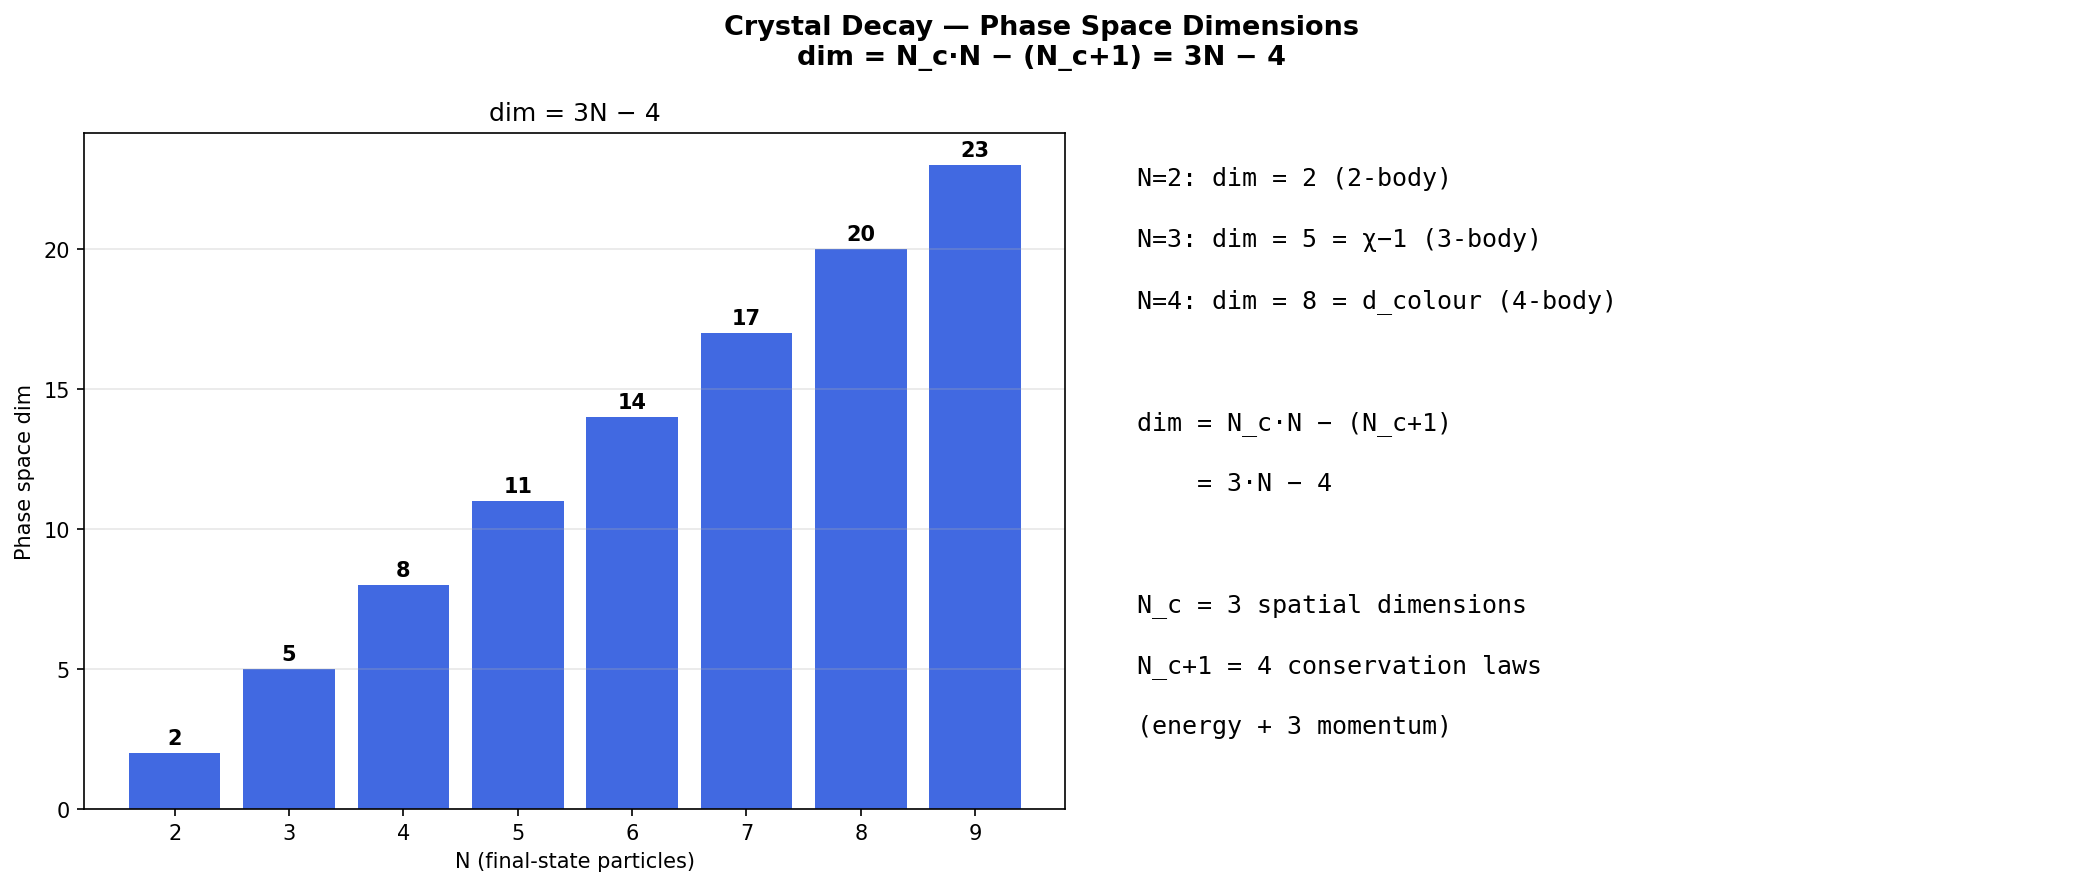

Python code for this plot:
#!/usr/bin/env python3
"""Crystal Decay — Phase Space Dimensions: 3N−4 = N_c·N−(N_c+1)"""
import crystal_toe as ct
import numpy as np
import matplotlib.pyplot as plt

toe = ct.Toe(); dc = toe.decay()
n_final = list(range(2, 10))
dims = [dc.phase_space_dim(n) for n in n_final]

fig, axes = plt.subplots(1, 2, figsize=(14, 6))
fig.suptitle("Crystal Decay — Phase Space Dimensions\ndim = N_c·N − (N_c+1) = 3N − 4", fontsize=13, fontweight='bold')

axes[0].bar([str(n) for n in n_final], dims, color='royalblue')
for n, d in zip(n_final, dims):
    axes[0].text(n_final.index(n), d+0.3, str(d), ha='center', fontsize=10, fontweight='bold')
axes[0].set_xlabel('N (final-state particles)'); axes[0].set_ylabel('Phase space dim')
axes[0].set_title('dim = 3N − 4'); axes[0].grid(True, alpha=0.3, axis='y')

axes[1].axis('off')
for i, l in enumerate([f"N=2: dim = {dc.phase_space_dim(2)} (2-body)",
    f"N=3: dim = {dc.phase_space_dim(3)} = χ−1 (3-body)",
    f"N=4: dim = {dc.phase_space_dim(4)} = d_colour (4-body)", "",
    f"dim = N_c·N − (N_c+1)", f"    = {dc.n_c()}·N − {dc.n_c()+1}", "",
    f"N_c = {dc.n_c()} spatial dimensions", f"N_c+1 = {dc.n_c()+1} conservation laws",
    f"(energy + {dc.n_c()} momentum)"]):
    axes[1].text(0.05, 0.95-i*0.09, l, transform=axes[1].transAxes, fontsize=12, fontfamily='monospace', va='top')
plt.tight_layout(); plt.savefig('decay_phase_space.png', dpi=150, bbox_inches='tight'); plt.show()
